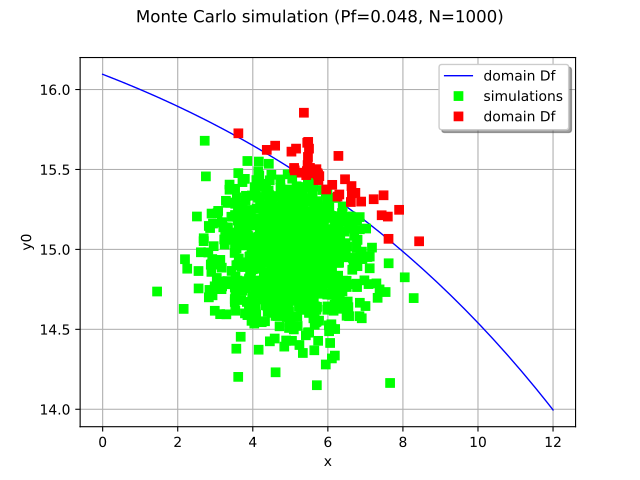

Here is the Python script that generated this plot:
import openturns as ot
from matplotlib import pyplot as plt
from openturns.viewer import View

f = ot.SymbolicFunction(['x'], ['17-exp(0.1*(x-1.0))'])
graph = f.draw(0.0, 12.0)

dist = ot.Normal([5.0, 15.0], [1.0, 0.25], ot.IdentityMatrix(2))
N = 1000
sample = dist.getSample(N)
sample1 = ot.Sample(0, 2)
sample2 = ot.Sample(0, 2)
for X in sample:
    x, y = X
    if f([x])[0] > y:
        sample1.add(X)
    else:
        sample2.add(X)

cloud = ot.Cloud(sample1)
cloud.setColor('green')
cloud.setPointStyle('square')
graph.add(cloud)

cloud = ot.Cloud(sample2)
cloud.setColor('red')
cloud.setPointStyle('square')
graph.add(cloud)

graph.setTitle('Monte Carlo simulation (Pf=0.048, N=1000)')
graph.setLegends(['domain Df', 'simulations'])
graph.setLegendPosition('topright')
View(graph)
